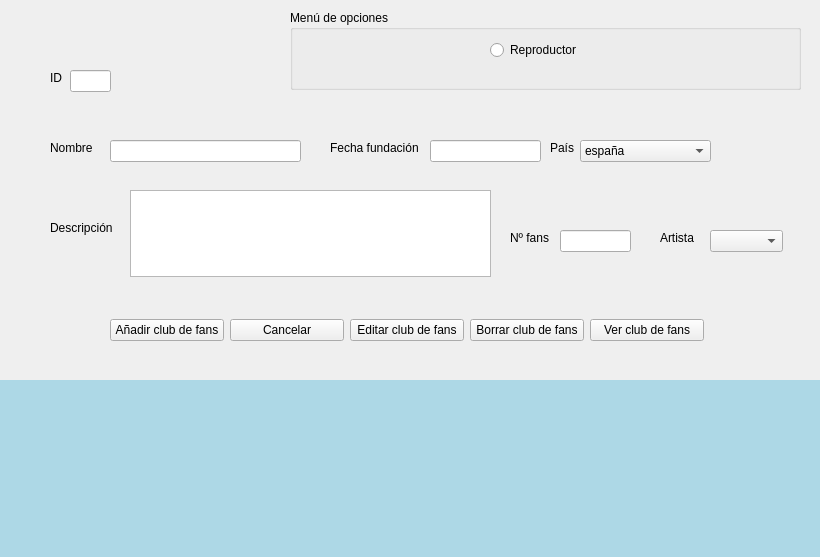
<?xml version="1.0" encoding="UTF-8"?>
<ui version="4.0">
 <class>Form</class>
 <widget class="QWidget" name="Form">
  <property name="geometry">
   <rect>
    <x>0</x>
    <y>0</y>
    <width>820</width>
    <height>557</height>
   </rect>
  </property>
  <property name="windowTitle">
   <string>Form</string>
  </property>
  <widget class="QWidget" name="horizontalLayoutWidget">
   <property name="geometry">
    <rect>
     <x>290</x>
     <y>10</y>
     <width>511</width>
     <height>80</height>
    </rect>
   </property>
   <layout class="QHBoxLayout" name="horizontalLayout">
    <item>
     <widget class="QGroupBox" name="groupBox">
      <property name="title">
       <string>Menú de opciones</string>
      </property>
      <widget class="QRadioButton" name="rbReproductor">
       <property name="geometry">
        <rect>
         <x>200</x>
         <y>30</y>
         <width>101</width>
         <height>20</height>
        </rect>
       </property>
       <property name="text">
        <string>Reproductor</string>
       </property>
      </widget>
     </widget>
    </item>
   </layout>
  </widget>
  <widget class="QLabel" name="label_3">
   <property name="geometry">
    <rect>
     <x>-140</x>
     <y>380</y>
     <width>1041</width>
     <height>241</height>
    </rect>
   </property>
   <property name="styleSheet">
    <string notr="true">background:lightblue;</string>
   </property>
   <property name="text">
    <string/>
   </property>
  </widget>
  <widget class="QLineEdit" name="lnNombre">
   <property name="geometry">
    <rect>
     <x>110</x>
     <y>140</y>
     <width>191</width>
     <height>22</height>
    </rect>
   </property>
  </widget>
  <widget class="QLabel" name="lblNombre">
   <property name="geometry">
    <rect>
     <x>50</x>
     <y>140</y>
     <width>55</width>
     <height>16</height>
    </rect>
   </property>
   <property name="text">
    <string>Nombre</string>
   </property>
  </widget>
  <widget class="QWidget" name="horizontalLayoutWidget_2">
   <property name="geometry">
    <rect>
     <x>110</x>
     <y>300</y>
     <width>594</width>
     <height>61</height>
    </rect>
   </property>
   <layout class="QHBoxLayout" name="horizontalLayout_2">
    <item>
     <widget class="QPushButton" name="btnAnadir">
      <property name="text">
       <string>Añadir club de fans</string>
      </property>
     </widget>
    </item>
    <item>
     <widget class="QPushButton" name="btnCancelar">
      <property name="text">
       <string>Cancelar</string>
      </property>
     </widget>
    </item>
    <item>
     <widget class="QPushButton" name="btnEditar">
      <property name="text">
       <string>Editar club de fans</string>
      </property>
     </widget>
    </item>
    <item>
     <widget class="QPushButton" name="btnBorrar">
      <property name="text">
       <string>Borrar club de fans</string>
      </property>
     </widget>
    </item>
    <item>
     <widget class="QPushButton" name="btnVer">
      <property name="text">
       <string>Ver club de fans</string>
      </property>
     </widget>
    </item>
   </layout>
  </widget>
  <widget class="QLabel" name="lblFecha">
   <property name="geometry">
    <rect>
     <x>330</x>
     <y>140</y>
     <width>111</width>
     <height>16</height>
    </rect>
   </property>
   <property name="text">
    <string>Fecha fundación</string>
   </property>
  </widget>
  <widget class="QLabel" name="lblDescripcion">
   <property name="geometry">
    <rect>
     <x>50</x>
     <y>220</y>
     <width>71</width>
     <height>16</height>
    </rect>
   </property>
   <property name="text">
    <string>Descripción</string>
   </property>
  </widget>
  <widget class="QLabel" name="lblID">
   <property name="geometry">
    <rect>
     <x>50</x>
     <y>70</y>
     <width>21</width>
     <height>16</height>
    </rect>
   </property>
   <property name="text">
    <string>ID</string>
   </property>
  </widget>
  <widget class="QLineEdit" name="lnID">
   <property name="geometry">
    <rect>
     <x>70</x>
     <y>70</y>
     <width>41</width>
     <height>22</height>
    </rect>
   </property>
   <property name="text">
    <string/>
   </property>
  </widget>
  <widget class="QLineEdit" name="lnFecha">
   <property name="geometry">
    <rect>
     <x>430</x>
     <y>140</y>
     <width>111</width>
     <height>22</height>
    </rect>
   </property>
   <property name="text">
    <string/>
   </property>
  </widget>
  <widget class="QLabel" name="lblPais">
   <property name="geometry">
    <rect>
     <x>550</x>
     <y>140</y>
     <width>55</width>
     <height>16</height>
    </rect>
   </property>
   <property name="text">
    <string>País</string>
   </property>
  </widget>
  <widget class="QComboBox" name="cbPais">
   <property name="geometry">
    <rect>
     <x>580</x>
     <y>140</y>
     <width>131</width>
     <height>22</height>
    </rect>
   </property>
   <item>
    <property name="text">
     <string>españa</string>
    </property>
   </item>
   <item>
    <property name="text">
     <string>alemania</string>
    </property>
   </item>
   <item>
    <property name="text">
     <string>estados unidos</string>
    </property>
   </item>
   <item>
    <property name="text">
     <string>irlanda</string>
    </property>
   </item>
   <item>
    <property name="text">
     <string>reino unido</string>
    </property>
   </item>
   <item>
    <property name="text">
     <string>peru</string>
    </property>
   </item>
   <item>
    <property name="text">
     <string>venezuela</string>
    </property>
   </item>
   <item>
    <property name="text">
     <string>argentina</string>
    </property>
   </item>
   <item>
    <property name="text">
     <string>china</string>
    </property>
   </item>
   <item>
    <property name="text">
     <string>corea del sur</string>
    </property>
   </item>
   <item>
    <property name="text">
     <string>japón</string>
    </property>
   </item>
   <item>
    <property name="text">
     <string>dinamarca</string>
    </property>
   </item>
   <item>
    <property name="text">
     <string>italia</string>
    </property>
   </item>
   <item>
    <property name="text">
     <string>francia</string>
    </property>
   </item>
   <item>
    <property name="text">
     <string>portugal</string>
    </property>
   </item>
   <item>
    <property name="text">
     <string>belgica</string>
    </property>
   </item>
  </widget>
  <widget class="QTextEdit" name="tEditDescripcion">
   <property name="geometry">
    <rect>
     <x>130</x>
     <y>190</y>
     <width>361</width>
     <height>87</height>
    </rect>
   </property>
  </widget>
  <widget class="QComboBox" name="cbArtista">
   <property name="geometry">
    <rect>
     <x>710</x>
     <y>230</y>
     <width>73</width>
     <height>22</height>
    </rect>
   </property>
  </widget>
  <widget class="QLabel" name="lblArtista">
   <property name="geometry">
    <rect>
     <x>660</x>
     <y>230</y>
     <width>55</width>
     <height>16</height>
    </rect>
   </property>
   <property name="text">
    <string>Artista</string>
   </property>
  </widget>
  <widget class="QLineEdit" name="lnFans">
   <property name="geometry">
    <rect>
     <x>560</x>
     <y>230</y>
     <width>71</width>
     <height>22</height>
    </rect>
   </property>
   <property name="text">
    <string/>
   </property>
  </widget>
  <widget class="QLabel" name="lblFans">
   <property name="geometry">
    <rect>
     <x>510</x>
     <y>230</y>
     <width>51</width>
     <height>16</height>
    </rect>
   </property>
   <property name="text">
    <string>Nº fans</string>
   </property>
  </widget>
 </widget>
 <resources/>
 <connections/>
</ui>
